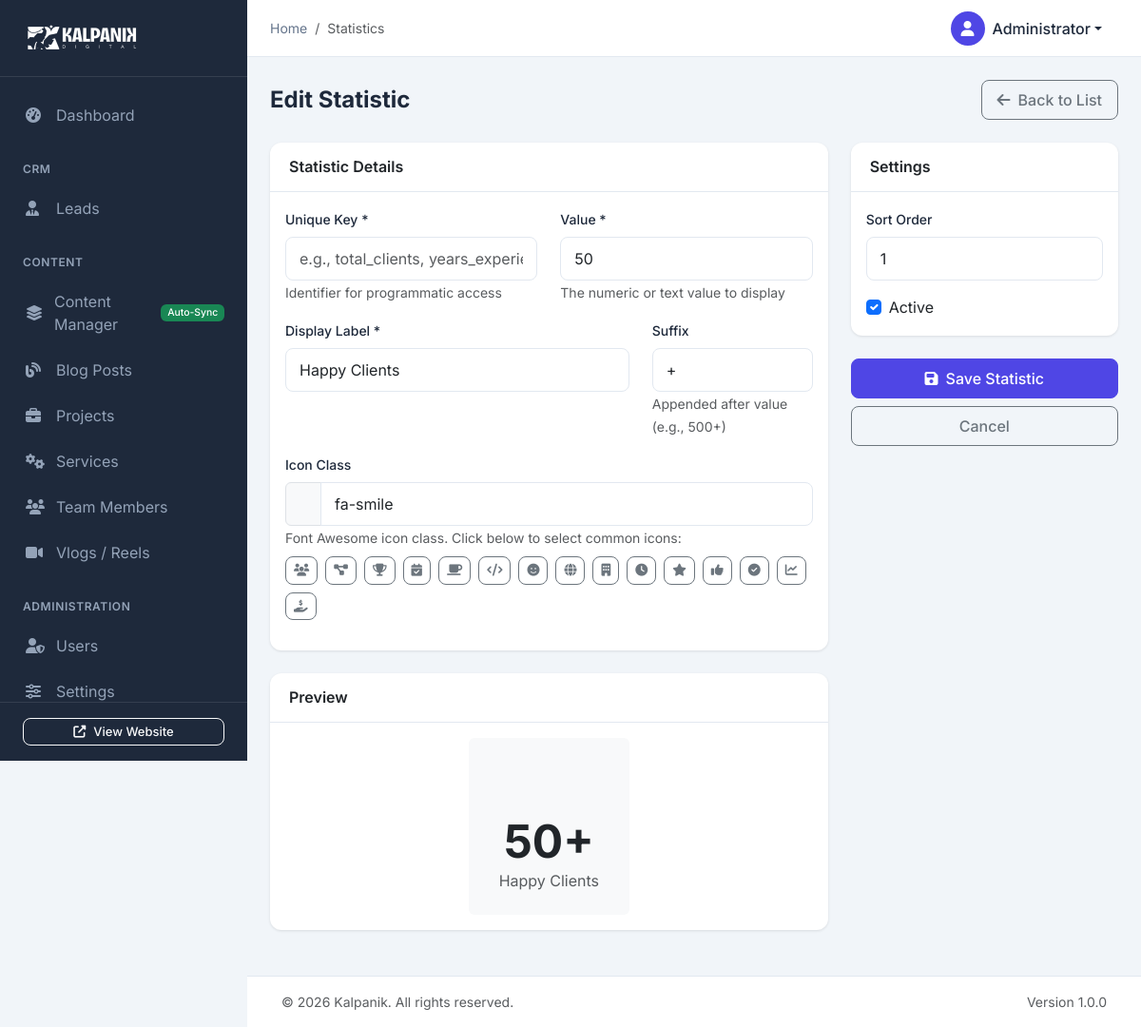
The page /admin/content/statistics.php?action=edit&id=1 (signed in) on the database its author committed.
### tables this page shows
CREATE TABLE IF NOT EXISTS users (
    id INT AUTO_INCREMENT PRIMARY KEY,
    username VARCHAR(50) NOT NULL UNIQUE,
    email VARCHAR(100) NOT NULL UNIQUE,
    password VARCHAR(255) NOT NULL,
    full_name VARCHAR(100) NOT NULL,
    role ENUM('admin', 'editor', 'viewer') DEFAULT 'editor',
    avatar VARCHAR(255) DEFAULT NULL,
    is_active TINYINT(1) DEFAULT 1,
    last_login DATETIME DEFAULT NULL,
    created_at TIMESTAMP DEFAULT CURRENT_TIMESTAMP,
    updated_at TIMESTAMP DEFAULT CURRENT_TIMESTAMP ON UPDATE CURRENT_TIMESTAMP
);

CREATE TABLE IF NOT EXISTS statistics (
    id INT AUTO_INCREMENT PRIMARY KEY,
    stat_label VARCHAR(100) NOT NULL,
    stat_value VARCHAR(50) NOT NULL,
    stat_icon VARCHAR(50),
    stat_suffix VARCHAR(20),
    page_name VARCHAR(50) DEFAULT 'home',
    sort_order INT DEFAULT 0,
    is_active TINYINT(1) DEFAULT 1,
    created_at TIMESTAMP DEFAULT CURRENT_TIMESTAMP,
    updated_at TIMESTAMP DEFAULT CURRENT_TIMESTAMP ON UPDATE CURRENT_TIMESTAMP
);

### admin/content/statistics.php (the view, shortened to what the rows shown need)
<?php
require_once __DIR__ . '/../config/auth.php';
$db = getDB();
$action = $_GET['action'] ?? 'list';
$id = isset($_GET['id']) ? (int)$_GET['id'] : 0;
$common_icons = [
    'fas fa-users' => 'Users/Clients',
    'fas fa-project-diagram' => 'Projects',
    'fas fa-trophy' => 'Awards',
    'fas fa-calendar-check' => 'Years',
    'fas fa-coffee' => 'Coffee Cups',
    'fas fa-code' => 'Lines of Code',
    'fas fa-smile' => 'Happy Clients',
    'fas fa-globe' => 'Countries',
    'fas fa-building' => 'Offices',
    'fas fa-clock' => 'Hours',
    'fas fa-star' => 'Reviews',
    'fas fa-thumbs-up' => 'Likes',
    'fas fa-check-circle' => 'Completed',
    'fas fa-chart-line' => 'Growth',
    'fas fa-hand-holding-usd' => 'Revenue'
];
$stat = null;
if ($action === 'edit' && $id > 0) {
    $stmt = $db->prepare("SELECT * FROM statistics WHERE id = ?");
    $stmt->execute([$id]);
    $stat = $stmt->fetch();
}
require_once __DIR__ . '/../includes/header.php';
if ($action === 'add' || $action === 'edit') {
    ?>
    <div class="page-header">
        <h1 class="page-title"><?php echo $action === 'add' ? 'Add Statistic' : 'Edit Statistic'; ?></h1>
        <a href="<?php echo getAdminUrl('content/statistics.php'); ?>" class="btn btn-outline-secondary">
            <i class="fas fa-arrow-left me-2"></i>Back to List
        </a>
    </div>
    <form method="POST" action="statistics.php<?php echo $id ? '?id=' . $id : ''; ?>">
        <div class="row">
            <div class="col-lg-8">
                <div class="card">
                    <div class="card-header">
                        <h5 class="card-title">Statistic Details</h5>
                    </div>
                    <div class="card-body">
                        <div class="row">
                            <div class="col-md-6">
                                <div class="mb-3">
                                    <label for="stat_key" class="form-label">Unique Key *</label>
                                    <input type="text" class="form-control" id="stat_key" name="stat_key" required
                                           placeholder="e.g., total_clients, years_experience"
                                           value="<?php echo htmlspecialchars($stat['stat_key'] ?? ''); ?>">
                                    <small class="text-muted">Identifier for programmatic access</small>
                                </div>
                            </div>
                            <div class="col-md-6">
                                <div class="mb-3">
                                    <label for="stat_value" class="form-label">Value *</label>
                                    <input type="text" class="form-control" id="stat_value" name="stat_value" required
                                           placeholder="e.g., 500, 10, 1000"
                                           value="<?php echo htmlspecialchars($stat['stat_value'] ?? ''); ?>">
                                    <small class="text-muted">The numeric or text value to display</small>
                                </div>
                            </div>
                        </div>
                        <div class="row">
                            <div class="col-md-8">
                                <div class="mb-3">
                                    <label for="stat_label" class="form-label">Display Label *</label>
                                    <input type="text" class="form-control" id="stat_label" name="stat_label" required
                                           placeholder="e.g., Happy Clients, Years Experience"
                                           value="<?php echo htmlspecialchars($stat['stat_label'] ?? ''); ?>">
                                </div>
                            </div>
                            <div class="col-md-4">
                                <div class="mb-3">
                                    <label for="stat_suffix" class="form-label">Suffix</label>
                                    <input type="text" class="form-control" id="stat_suffix" name="stat_suffix"
                                           placeholder="e.g., +, %, K"
                                           value="<?php echo htmlspecialchars($stat['stat_suffix'] ?? ''); ?>">
                                    <small class="text-muted">Appended after value (e.g., 500+)</small>
                                </div>
                            </div>
                        </div>
                        <div class="mb-3">
                            <label for="stat_icon" class="form-label">Icon Class</label>
                            <div class="input-group">
                                <span class="input-group-text" id="icon-preview">
                                    <i class="<?php echo htmlspecialchars($stat['stat_icon'] ?? 'fas fa-chart-bar'); ?>"></i>
                                </span>
                                <input type="text" class="form-control" id="stat_icon" name="stat_icon"
                                       placeholder="fas fa-users"
                                       value="<?php echo htmlspecialchars($stat['stat_icon'] ?? ''); ?>">
                            </div>
                            <small class="text-muted">Font Awesome icon class. Click below to select common icons:</small>
                            <div class="mt-2 d-flex flex-wrap gap-2">
                                <?php foreach ($common_icons as $icon => $label): ?>
                                <button type="button" class="btn btn-sm btn-outline-secondary icon-select"
                                        data-icon="<?php echo $icon; ?>" title="<?php echo $label; ?>">
                                    <i class="<?php echo $icon; ?>"></i>
                                </button>
                                <?php endforeach; ?>
                            </div>
                        </div>
                    </div>
                </div>
                <div class="card">
                    <div class="card-header">
                        <h5 class="card-title">Preview</h5>
                    </div>
                    <div class="card-body">
                        <div class="row justify-content-center">
                            <div class="col-md-4">
                                <div class="text-center p-4 bg-light rounded">
                                    <div class="display-6 text-primary mb-2" id="preview-icon">
                                        <i class="<?php echo htmlspecialchars($stat['stat_icon'] ?? 'fas fa-chart-bar'); ?>"></i>
                                    </div>
                                    <div class="display-5 fw-bold" id="preview-value">
                                        <?php echo htmlspecialchars(($stat['stat_value'] ?? '0') . ($stat['stat_suffix'] ?? '')); ?>
                                    </div>
                                    <div class="text-muted" id="preview-label">
                                        <?php echo htmlspecialchars($stat['stat_label'] ?? 'Statistic Label'); ?>
                                    </div>
                                </div>
                            </div>
                        </div>
                    </div>
                </div>
            </div>
            <div class="col-lg-4">
                <div class="card">
                    <div class="card-header">
                        <h5 class="card-title">Settings</h5>
                    </div>
                    <div class="card-body">
                        <div class="mb-3">
                            <label for="sort_order" class="form-label">Sort Order</label>
                            <input type="number" class="form-control" id="sort_order" name="sort_order"
                                   value="<?php echo (int)($stat['sort_order'] ?? 0); ?>">
                        </div>
                        <div class="form-check">
                            <input class="form-check-input" type="checkbox" id="is_active" name="is_active"
                                   <?php echo ($stat['is_active'] ?? 1) ? 'checked' : ''; ?>>
                            <label class="form-check-label" for="is_active">Active</label>
                        </div>
                    </div>
                </div>
                <div class="d-grid gap-2">
                    <button type="submit" name="save_stat" class="btn btn-primary">
                        <i class="fas fa-save me-2"></i>Save Statistic
                    </button>
                    <a href="<?php echo getAdminUrl('content/statistics.php'); ?>" class="btn btn-outline-secondary">Cancel</a>
                </div>
            </div>
        </div>
    </form>
    <?php
}
require_once __DIR__ . '/../includes/footer.php';
?>

### admin/includes/header.php (shortened to what the rows shown need)
<?php
require_once __DIR__ . '/../config/auth.php';
$currentUser = getCurrentUser();
?>
<!DOCTYPE html>
<html lang="en">
<head>
    <link href="https://cdn.jsdelivr.net/npm/bootstrap@5.3.2/dist/css/bootstrap.min.css" rel="stylesheet">
    <link rel="stylesheet" href="https://cdnjs.cloudflare.com/ajax/libs/font-awesome/6.5.1/css/all.min.css">
    <link href="https://cdn.datatables.net/1.13.7/css/dataTables.bootstrap5.min.css" rel="stylesheet">
    <link rel="stylesheet" href="<?php echo getAdminUrl('assets/css/admin.css'); ?>">
</head>
<body>
    <div class="main-content" id="mainContent">
        <nav class="topbar">
            <div class="topbar-right">
                <div class="dropdown">
                    <button class="btn btn-link dropdown-toggle user-dropdown" type="button" data-bs-toggle="dropdown">
                        <div class="user-avatar">
                            <?php if ($currentUser['avatar']): ?>
                                <img src="<?php echo $currentUser['avatar']; ?>" alt="Avatar">
                            <?php else: ?>
                                <i class="fas fa-user"></i>
                            <?php endif; ?>
                        </div>
                        <span class="d-none d-md-inline"><?php echo htmlspecialchars($currentUser['full_name']); ?></span>
                    </button>
                </div>
            </div>
        </nav>
        <div class="content-wrapper">

### rows shown on the page
users: full_name "Administrator"
statistics: stat_value "50", stat_label "Happy Clients", stat_suffix "+", stat_icon "fa-smile", stat_value+stat_suffix "50+", sort_order "1", is_active "☑"

### other values the page prints
$page_title "Statistics"
